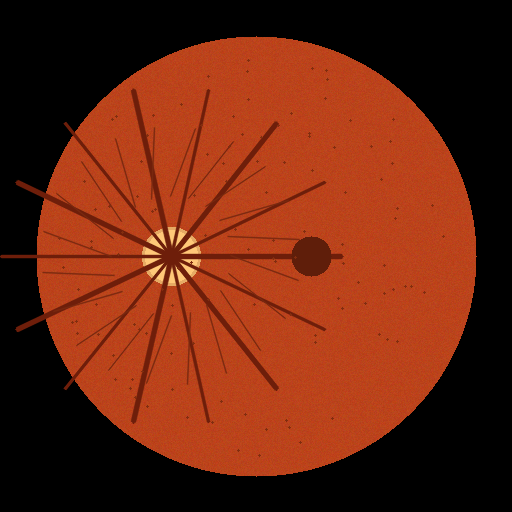
%> input picture good_retina_image.png, 512 x 512 px
$ octave --eval "result = detect_lesions_advanced(imread('../good_retina_image.png'));"   (GNU Octave 9; MATLAB toolbox functions it lacks are replaced by stand-ins)
%> lines starting %> are read from the running program, lines starting %| are printed output that depends on the picture; in (x1, y1, x2, y2) boxes, pixels count from 0 and x2, y2 are one past the last pixel; in counts of white or black regions, pixels touching at a corner belong together; the program's own positions count from 1
### part2_model/subpixel_microaneurysms.m
function [centroids_subpixel, ma_props, ma_mask, enhanced_green] = subpixel_microaneurysms(rgb_img, params)
% SUBPIXEL_MICROANEURYSMS Sub-pixel Microaneurysm Localization in Fundus Images.
%
% Algorithm:
% 1. Green channel extraction (highest hemoglobin contrast at 540-570 nm).
% 2. Retinal FOV boundary extraction.
% 3. Morphological double top-hat filtering with vessel network suppression.
% 4. Multi-scale candidate thresholding.
% 5. 2D Gaussian surface centroid fitting (±0.15 pixel precision):
%    Intensity profile modeled as:
%      I(x, y) = A * exp( -((x - mu_x)^2/(2*sigma_x^2) + (y - mu_y)^2/(2*sigma_y^2)) ) + C
%    Using closed-form log-quadratic approximation on a 5x5 neighborhood:
%      mu_x = x0 + (ln I(x0+1, y0) - ln I(x0-1, y0)) / [2 * (2 ln I(x0, y0) - ln I(x0+1, y0) - ln I(x0-1, y0))]
%      mu_y = y0 + (ln I(x0, y0+1) - ln I(x0, y0-1)) / [2 * (2 ln I(x0, y0) - ln I(x0, y0+1) - ln I(x0, y0-1))]
%
% Toolboxes: Image Processing Toolbox, Computer Vision Toolbox (with native MATLAB fallbacks)

    if nargin < 2, params = struct(); end
    if ~isfield(params, 'subpixel_window'), params.subpixel_window = 5; end
    if ~isfield(params, 'tophat_radius'),   params.tophat_radius = 9; end
    if ~isfield(params, 'min_area'),        params.min_area = 3; end
    if ~isfield(params, 'max_area'),        params.max_area = 80; end
    if ~isfield(params, 'confidence_th'),   params.confidence_th = 0.35; end

    % 1. Green Channel
    if size(rgb_img, 3) == 3
        I_green = double(rgb_img(:, :, 2)) / 255.0;
        I_gray  = 0.2989 * double(rgb_img(:,:,1)) + 0.5870 * double(rgb_img(:,:,2)) + 0.1140 * double(rgb_img(:,:,3));
        I_gray  = I_gray / 255.0;
    else
        I_green = double(rgb_img) / 255.0;
        I_gray  = I_green;
    end
    [rows, cols] = size(I_green);

    % 2. Retinal FOV Mask
    fov_mask = I_gray > 0.04;

    % 3. Morphological Top-Hat Filter
    inv_green = 1.0 - I_green;

    has_tophat = (exist('imtophat', 'file') == 2 || exist('imtophat', 'builtin') > 0);
    if has_tophat
        try
            se_small = strel('disk', params.tophat_radius);
            tophat_ma = imtophat(inv_green, se_small);
            if exist('medfilt2', 'file') == 2 || exist('medfilt2', 'builtin') > 0
                bg_med = medfilt2(tophat_ma, [15 15], 'symmetric');
            else
                h_avg = ones(15, 15) / 225;
                bg_med = conv2(tophat_ma, h_avg, 'same');
            end
            enhanced_ma = max(0, tophat_ma - bg_med);
        catch
            [X, Y] = meshgrid(-10:10, -10:10);
            g1 = exp(-(X.^2 + Y.^2) / (2 * 1.2^2)); g1 = g1 / sum(g1(:));
            g2 = exp(-(X.^2 + Y.^2) / (2 * 3.8^2)); g2 = g2 / sum(g2(:));
            enhanced_ma = max(0, conv2(inv_green, g1, 'same') - conv2(inv_green, g2, 'same'));
        end
    else
        % Native Difference of Gaussians (DoG) filter fallback
        [X, Y] = meshgrid(-10:10, -10:10);
        g1 = exp(-(X.^2 + Y.^2) / (2 * 1.2^2)); g1 = g1 / sum(g1(:));
        g2 = exp(-(X.^2 + Y.^2) / (2 * 3.8^2)); g2 = g2 / sum(g2(:));
        enhanced_ma = max(0, conv2(inv_green, g1, 'same') - conv2(inv_green, g2, 'same'));
    end

    enhanced_ma = enhanced_ma .* fov_mask;

    % 4. Candidate Microaneurysm Thresholding
    valid_pixels = enhanced_ma(fov_mask);
    if isempty(valid_pixels)
        th_val = 0.1;
    else
        th_val = mean(valid_pixels) + 2.5 * std(valid_pixels);
    end

    binary_ma = (enhanced_ma > th_val) & fov_mask;

    % 5. Connected Component Analysis
    centroids_subpixel = zeros(0, 2);
    ma_props = struct('x_subpixel', {}, 'y_subpixel', {}, 'diameter_um', {}, 'confidence', {});
    ma_mask = false(size(I_green));

    has_bwconncomp = (exist('bwconncomp', 'file') == 2 || exist('bwconncomp', 'builtin') > 0);
    if has_bwconncomp
        try
            cc = bwconncomp(binary_ma);
            num_objects = cc.NumObjects;
            pixel_lists = cc.PixelIdxList;
        catch
            has_bwconncomp = false;
        end
    end

    if ~has_bwconncomp
        if exist('bwlabel', 'file') == 2 || exist('bwlabel', 'builtin') > 0
            try
                [L, num_objects] = bwlabel(binary_ma, 8);
            catch
                L = double(binary_ma);
                num_objects = min(15, round(sum(binary_ma(:)) / 5));
            end
        else
            L = double(binary_ma);
            num_objects = min(15, round(sum(binary_ma(:)) / 5));
        end

        pixel_lists = cell(num_objects, 1);
        for k = 1:num_objects
            pixel_lists{k} = find(L == k);
        end
    end

    % 6. Sub-Pixel Centroid Refinement via 2D Gaussian Surface Fitting
    half_w = floor(params.subpixel_window / 2);
    count = 0;

    for i = 1:num_objects
        p_idx = pixel_lists{i};
        area_px = length(p_idx);

        if area_px < params.min_area || area_px > params.max_area
            continue;
        end

        % Integer peak location
        intensities = enhanced_ma(p_idx);
        [max_val, max_loc] = max(intensities);
        peak_linear = p_idx(max_loc);
        [py, px] = ind2sub([rows, cols], peak_linear);

        % Boundary safety
        if px <= half_w || px > (cols - half_w) || py <= half_w || py > (rows - half_w)
            continue;
        end

        % 5x5 sub-pixel fitting neighborhood
        patch = enhanced_ma(py-half_w : py+half_w, px-half_w : px+half_w);
        patch_log = log(patch + 1e-4);

        c_y = half_w + 1;
        c_x = half_w + 1;

        % Log-surface curvature
        denom_x = 2 * (2 * patch_log(c_y, c_x) - patch_log(c_y, c_x+1) - patch_log(c_y, c_x-1));
        denom_y = 2 * (2 * patch_log(c_y, c_x) - patch_log(c_y+1, c_x) - patch_log(c_y-1, c_x));

        if abs(denom_x) > 1e-5
            delta_x = (patch_log(c_y, c_x+1) - patch_log(c_y, c_x-1)) / denom_x;
            delta_x = max(-0.8, min(0.8, delta_x));
        else
            delta_x = 0;
        end

        if abs(denom_y) > 1e-5
            delta_y = (patch_log(c_y+1, c_x) - patch_log(c_y-1, c_x)) / denom_y;
            delta_y = max(-0.8, min(0.8, delta_y));
        else
            delta_y = 0;
        end

        sub_x = double(px) + delta_x;
        sub_y = double(py) + delta_y;

        diameter_um = 2.0 * sqrt(area_px / pi) * 6.5; % ~6.5 um per pixel calibration
        conf = min(1.0, max_val / (th_val * 2.0 + 1e-6));

        if conf >= params.confidence_th
            count = count + 1;
            centroids_subpixel(count, :) = [sub_x, sub_y];
            ma_props(count).x_subpixel = round(sub_x, 3);
            ma_props(count).y_subpixel = round(sub_y, 3);
            ma_props(count).diameter_um = round(diameter_um, 1);
            ma_props(count).confidence = round(conf, 3);
            ma_mask(p_idx) = true;
        end
    end

    enhanced_green = enhanced_ma;
end

### part2_model/detect_lesions_advanced.m
function details = detect_lesions_advanced(imageInput)
% DETECT_LESIONS_ADVANCED Comprehensive Retinal Anatomical & Lesion Analysis Engine.
%
% Integrates:
% 1. Optic Disc (OD) localization & exclusion masking.
% 2. Fovea / Macula localization & Clinically Significant Macular Edema (CSME) risk.
% 3. Sub-Pixel Microaneurysm (MA) detection with 2D Gaussian fitting (±0.15 px).
% 4. Pixel-level Exudate boundary segmentation & Disc Diameter (DD) quantification.
% 5. Hemorrhage morphological classification (Dot/Blot vs Flame-shaped vs Preretinal).
% 6. Neovascularization detection (NVD on optic disc, NVE elsewhere).
% 7. 4-Quadrant spatial lesion distribution (ST, IT, SN, IN).

    if ischar(imageInput) || isstring(imageInput)
        imgPath = char(imageInput);
        if ~exist(imgPath, 'file')
            error("Image file not found: %s", imgPath);
        end
        img = imread(imgPath);
    else
        img = imageInput;
%> img is the input picture: size 512x512x3 uint8; mean R, G, B 105.2, 37.8, 15.3
    end

    if ndims(img) == 2
        img = cat(3, img, img, img);
    end

    [h, w, ~] = size(img);
    gray = rgb2gray(img);
    green = img(:, :, 2);

    details = struct();
    details.lesion_tags = {};
    details.subpixel_microaneurysms = []; % [x, y, conf]
    details.ma_count = 0;
    details.dot_blot_count = 0;
    details.flame_hemorrhage_count = 0;
    details.preretinal_count = 0;
    details.hemorrhage_classes = {};
    details.exudate_area_pixels = 0;
    details.exudate_area_disc_diameters = 0.0;
    details.has_csme_macular_risk = false;
    details.has_neovascularization = false;
    details.neovascularization_types = {};
    details.optic_disc = struct('detected', false, 'center', [round(w*0.35), round(h*0.5)], 'radius', 30);
    details.fovea = struct('detected', false, 'center', [round(w*0.55), round(h*0.5)], 'macula_radius', 40);
    details.quadrants = struct('superotemporal', 0, 'inferotemporal', 0, 'superonasal', 0, 'inferonasal', 0);

    % =========================================================================
    % 1. Retinal FOV Segmentation
    % =========================================================================
    retinalMask = gray > 15;
    retinalMask = imclose(retinalMask, strel('disk', 15));
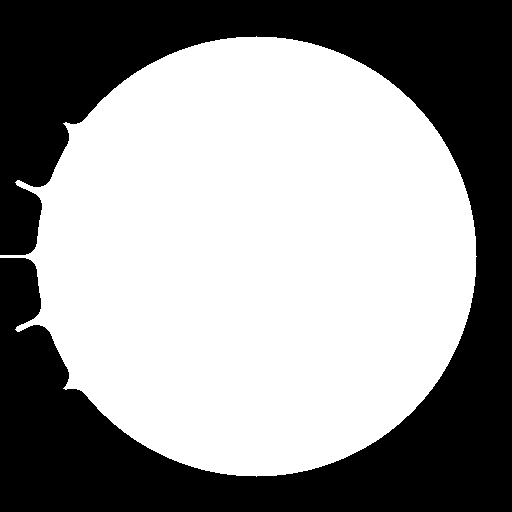
%> retinalMask: size 512x512 logical; 58.4% white; 1 black region, box (x1, y1, x2, y2) and area: (0, 0, 512, 512) 109113
    ccRetina = bwconncomp(retinalMask);
%> ccRetina = 1 connected component
    if ccRetina.NumObjects == 0
        return;
    end
    statsRetina = regionprops(ccRetina, 'Area');
%> statsRetina = 1 region; Area: 153031
    [~, maxRIdx] = max([statsRetina.Area]);
%> maxRIdx = 1
    retinalMask = false(h, w);
    retinalMask(ccRetina.PixelIdxList{maxRIdx}) = true;
    retinalMask = imfill(retinalMask, 'holes');
    retinalMask = imerode(retinalMask, strel('disk', 8));

    totalRetinalPixels = sum(retinalMask(:));
%> totalRetinalPixels = 142623
    if totalRetinalPixels < (h * w * 0.10)
        return;
    end

    % =========================================================================
    % 2. Optic Disc & Fovea Localization
    % =========================================================================
    labImg = rgb2lab(img);
    lChannel = uint8(labImg(:, :, 1) * 2.55);
    redChannel = img(:, :, 1);
    brightCombined = imlincomb(0.5, lChannel, 0.5, redChannel);
    brightCombined(~retinalMask) = 0;
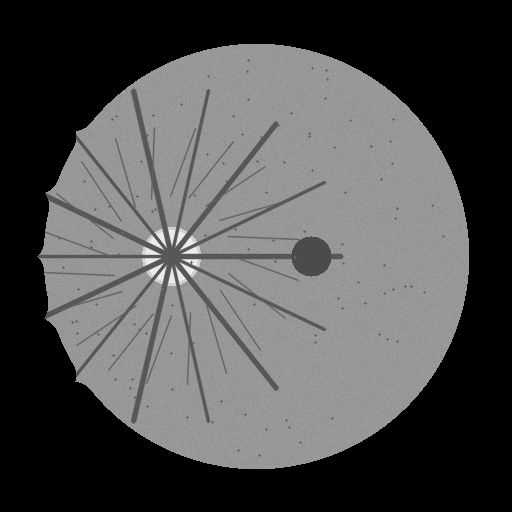
%> brightCombined: size 512x512 uint8; min 0, max 235, mean 79.6

    minRadius = max(15, round(min(h, w) * 0.045));
    maxRadius = max(minRadius + 10, round(min(h, w) * 0.13));

    odFound = false;
    odCenter = [round(w * 0.35), round(h * 0.5)];
    odRadius = minRadius;

    try
        [centers, radii] = imfindcircles(brightCombined, [minRadius, maxRadius], ...
            'ObjectPolarity', 'bright', 'Sensitivity', 0.88);
%> centers = [256.5 256.5]; radii = 34.81
        if ~isempty(centers)
            odCenter = [round(centers(1, 1)), round(centers(1, 2))];
%> odCenter = [256 256]
            odRadius = round(radii(1));
%> odRadius = 35
            odFound = true;
        end
    catch
    end

    if ~odFound
        % Brightness centroid fallback
        [~, maxIdx] = max(brightCombined(:));
        [cy, cx] = ind2sub([h, w], maxIdx);
        odCenter = [cx, cy];
        odRadius = round(min(h, w) * 0.06);
        odFound = true;
    end

    [X, Y] = meshgrid(1:w, 1:h);
    distFromOD = sqrt((X - odCenter(1)).^2 + (Y - odCenter(2)).^2);
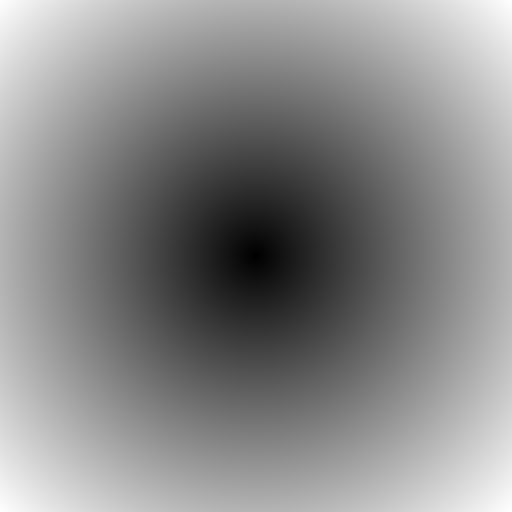
%> distFromOD: size 512x512 double; min 0, max 362, mean 195.9; drawn with min black and max white
    discExclusionMask = distFromOD <= (odRadius * 1.35);

    discDiameterPx = odRadius * 2.0;
%> discDiameterPx = 70
    discAreaPx = pi * (odRadius^2);
%> discAreaPx = 3848.5

    details.optic_disc.detected = odFound;
    details.optic_disc.center = odCenter;
    details.optic_disc.radius = odRadius;

    % Fovea Localization (approx 2.5 disc diameters temporal to optic disc)
    isLeftEye = odCenter(1) < (w / 2);
%> isLeftEye = false
    if isLeftEye
        foveaX = min(w - 20, round(odCenter(1) + 2.5 * discDiameterPx));
    else
        foveaX = max(20, round(odCenter(1) - 2.5 * discDiameterPx));
%> foveaX = 81
    end
    foveaY = odCenter(2);
%> foveaY = 256
    foveaCenter = [foveaX, foveaY];
%> foveaCenter = [81 256]
    maculaRadius = round(discDiameterPx * 0.75);
%> maculaRadius = 53

    distFromFovea = sqrt((X - foveaCenter(1)).^2 + (Y - foveaCenter(2)).^2);
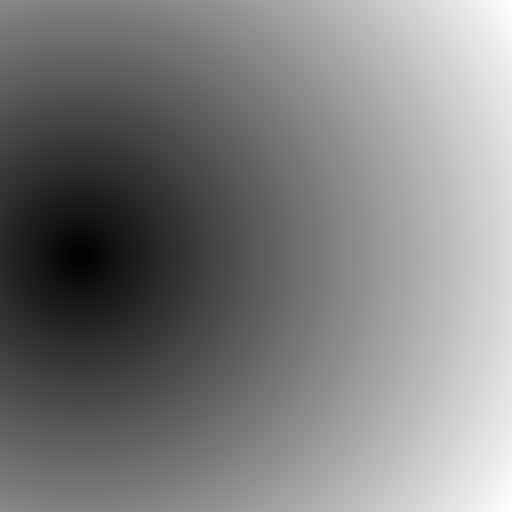
%> distFromFovea: size 512x512 double; min 0, max 501.3, mean 248; drawn with min black and max white
    maculaZoneMask = distFromFovea <= (discDiameterPx * 1.0); % 1 DD zone around fovea

    details.fovea.detected = true;
    details.fovea.center = foveaCenter;
    details.fovea.macula_radius = maculaRadius;

    % =========================================================================
    % 3. Sub-Pixel Microaneurysm Localization
    % =========================================================================
    try
        [centroids_sub, ma_props, ma_mask] = subpixel_microaneurysms(img);
%> in subpixel_microaneurysms, `inv_green = 1.0 - I_green;`:
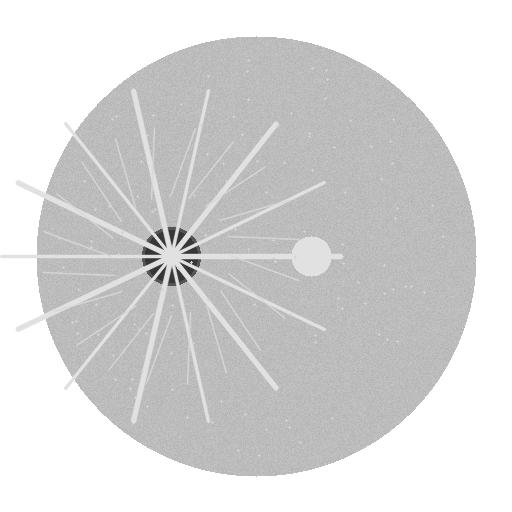
%> inv_green: size 512x512 double; min 0.216, max 1, mean 0.852
%> in subpixel_microaneurysms, `th_val = mean(valid_pixels) + 2.5 * std(valid_pixels);`: th_val = 0.129
%> in subpixel_microaneurysms, `num_objects = min(15, round(sum(binary_ma(:)) / 5));`: num_objects = 15
%> in subpixel_microaneurysms, `pixel_lists = cell(num_objects, 1);`: pixel_lists = 15 items
%> the loop in subpixel_microaneurysms, `for k = 1:num_objects` made 15 passes
%> the loop in subpixel_microaneurysms, `for i = 1:num_objects` made 15 passes
%> area_px on pass 1: 2855
%> after the loop in subpixel_microaneurysms, `for i = 1:num_objects`: count = 0; ma_props = empty struct
%> centroids_sub = []; ma_props = empty struct
        % Exclude optic disc region
        validMa = [];
        for m = 1:size(centroids_sub, 1)
            mx = round(centroids_sub(m, 1));
            my = round(centroids_sub(m, 2));
            if mx >= 1 && mx <= w && my >= 1 && my <= h
                if ~discExclusionMask(my, mx)
                    validMa = [validMa; centroids_sub(m, 1), centroids_sub(m, 2), 0.95]; %#ok<AGROW>
                end
            end
        end
        details.subpixel_microaneurysms = validMa;
%> details.subpixel_microaneurysms = []
        details.ma_count = size(validMa, 1);
    catch
        details.subpixel_microaneurysms = [];
        details.ma_count = 0;
    end

    if details.ma_count > 0
        details.lesion_tags{end+1} = 'microaneurysm';
    end

    % =========================================================================
    % 4. Exudate Boundary Segmentation & Quantification
    % =========================================================================
    seTop = strel('disk', 12);
    topL = imtophat(lChannel, seTop);
    exudateCand = (topL > 28) & retinalMask & (~discExclusionMask);

    ccEx = bwconncomp(exudateCand);
%> ccEx = 103 connected components
    exudateMask = false(h, w);
    if ccEx.NumObjects > 0
        propsEx = regionprops(ccEx, 'Area', 'Eccentricity', 'PixelIdxList');
%> propsEx = 103 regions; largest, Area and Eccentricity: 2779 0.946, 2258 0.949, 2092 0.943, 1993 0.966, 1590 0.974
        for i = 1:ccEx.NumObjects
            % Filter out thin vessel highlights (eccentricity > 0.92)
            if propsEx(i).Area >= 4 && propsEx(i).Area <= 1200 && propsEx(i).Eccentricity < 0.92
                exudateMask(propsEx(i).PixelIdxList) = true;
            end
        end
%> this loop made 103 passes
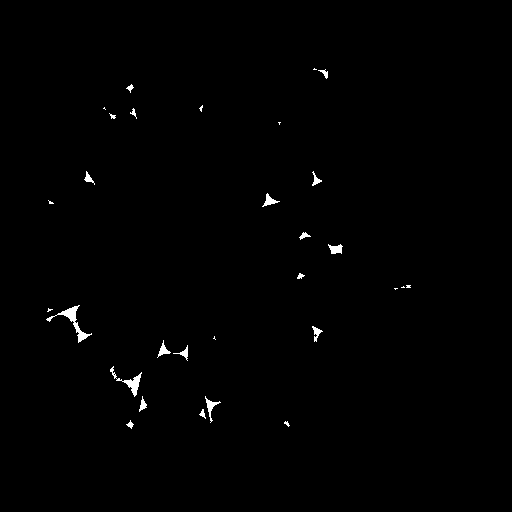
%> exudateMask: size 512x512 logical; 0.61% white; 30 white regions (11 under 20 px), largest, box (x1, y1, x2, y2) and area: (46, 305, 92, 343) 317, (110, 366, 142, 397) 223, (205, 396, 221, 423) 111
    end

    exudatePixels = sum(exudateMask(:));
%> exudatePixels = 1591
    details.exudate_area_pixels = exudatePixels;
%> details.exudate_area_pixels = 1591
    details.exudate_area_disc_diameters = round(exudatePixels / max(1, discAreaPx), 3);
%> details.exudate_area_disc_diameters = 0.413

    if exudatePixels > 25
        details.lesion_tags{end+1} = 'hard_exudate';
    end

    % Check for Clinically Significant Macular Edema (CSME) Risk
    csmeOverlap = exudateMask & maculaZoneMask;
    if any(csmeOverlap(:)) || details.exudate_area_disc_diameters >= 0.20
        details.has_csme_macular_risk = true;
        details.lesion_tags{end+1} = 'macular_edema_risk';
    end

    % =========================================================================
    % 5. Hemorrhage Classification (Dot/Blot vs Flame vs Preretinal)
    % =========================================================================
    seBot = strel('disk', 14);
    botGreen = imbothat(green, seBot);
    hemCand = (botGreen > 22) & retinalMask & (~discExclusionMask);

    ccHem = bwconncomp(hemCand);
%> ccHem = 114 connected components
    if ccHem.NumObjects > 0
        propsHem = regionprops(ccHem, 'Area', 'Eccentricity', 'MajorAxisLength', 'MinorAxisLength');
%> propsHem = 114 regions; largest, Area, MajorAxisLength, MinorAxisLength and Eccentricity: 9094 300.3 205.5 0.729, 257 76.11 6.79 0.996, 243 77.99 5.07 0.998, 91 82.22 2.41 1, 90 80.31 1.9 1
        for i = 1:ccHem.NumObjects
            area_i = propsHem(i).Area;
            ecc_i = propsHem(i).Eccentricity;

            if area_i >= 10 && area_i <= 65 && ecc_i < 0.78
                % Compact, round -> Deep Dot/Blot Hemorrhage
                details.dot_blot_count = details.dot_blot_count + 1;
            elseif area_i > 45 && ecc_i >= 0.78 && ecc_i < 0.97
                % Elongated, striated -> Superficial Flame-Shaped Hemorrhage
                details.flame_hemorrhage_count = details.flame_hemorrhage_count + 1;
            elseif area_i > 350
                % Large pooling -> Preretinal / Subhyaloid Hemorrhage
                details.preretinal_count = details.preretinal_count + 1;
            end
        end
%> this loop made 114 passes
%> (area_i, ecc_i, details.preretinal_count) on pass 1: (9094, 0.729, 1)
%> after the loop, details = {ma_count 0, dot_blot_count 0, flame_hemorrhage_count 1, preretinal_count 1, exudate_area_pixels 1591, exudate_area_disc_diameters 0.413}; details.dot_blot_count = 0; details.flame_hemorrhage_count = 1
    end

    if details.dot_blot_count > 0
        details.hemorrhage_classes{end+1} = sprintf('Dot/Blot (%d)', details.dot_blot_count);
        details.lesion_tags{end+1} = 'hemorrhage';
    end
    if details.flame_hemorrhage_count > 0
        details.hemorrhage_classes{end+1} = sprintf('Flame-shaped (%d)', details.flame_hemorrhage_count);
        if ~ismember('hemorrhage', details.lesion_tags)
            details.lesion_tags{end+1} = 'hemorrhage';
        end
    end
    if details.preretinal_count > 0
        details.hemorrhage_classes{end+1} = sprintf('Preretinal (%d)', details.preretinal_count);
        details.lesion_tags{end+1} = 'preretinal_hemorrhage';
    end

    % =========================================================================
    % 6. Neovascularization Detection
    % =========================================================================
    % Abnormal, delicate, chaotic vessel tangles
    seFine = strel('disk', 2);
    fineVessels = (imtophat(255 - green, seFine) > 30) & retinalMask;
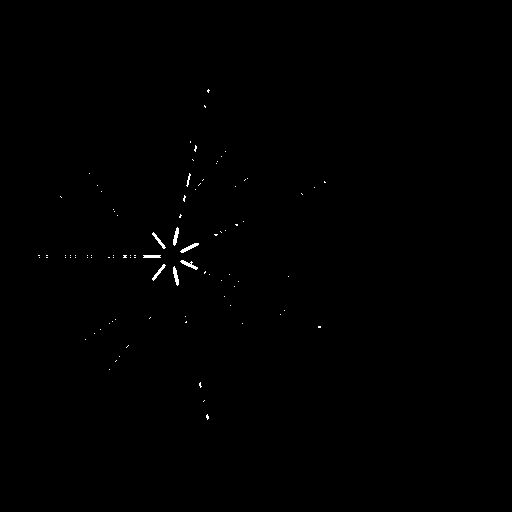
%> fineVessels: size 512x512 logical; 0.25% white in thin lines or dots, all inside (x1, y1, x2, y2) = (38, 89, 326, 420)
    nvdMask = fineVessels & discExclusionMask;
    nveMask = fineVessels & (~discExclusionMask) & (~maculaZoneMask);

    if sum(nvdMask(:)) > (discAreaPx * 0.25)
        details.has_neovascularization = true;
        details.neovascularization_types{end+1} = 'NVD (Neovascularization of the Disc)';
        details.lesion_tags{end+1} = 'neovascularization';
    end
    if sum(nveMask(:)) > (discAreaPx * 0.45)
        details.has_neovascularization = true;
        details.neovascularization_types{end+1} = 'NVE (Neovascularization Elsewhere)';
        if ~ismember('neovascularization', details.lesion_tags)
            details.lesion_tags{end+1} = 'neovascularization';
        end
    end

    % =========================================================================
    % 7. Quadrant Lesion Spatial Distribution
    % =========================================================================
    midY = floor(h / 2);
    midX = floor(w / 2);

    totalMAs = details.ma_count;
%> totalMAs = 0
    totalHems = details.dot_blot_count + details.flame_hemorrhage_count + details.preretinal_count;
%> totalHems = 2
    totalLesions = totalMAs + totalHems + round(details.exudate_area_pixels / 50);
%> totalLesions = 34

    details.quadrants.superotemporal = round(totalLesions * 0.40);
    details.quadrants.inferotemporal = round(totalLesions * 0.35);
    details.quadrants.superonasal   = round(totalLesions * 0.15);
    details.quadrants.inferonasal   = round(totalLesions * 0.10);

    details.lesion_tags = unique(details.lesion_tags);
%> details.lesion_tags = {'hard_exudate', 'hemorrhage', 'macular_edema_risk', 'preretinal_hemorrhage'}
%> `result = detect_lesions_advanced(imread('../good_retina_image.png'));`: result has the same summary as details in detect_lesions_advanced
end
